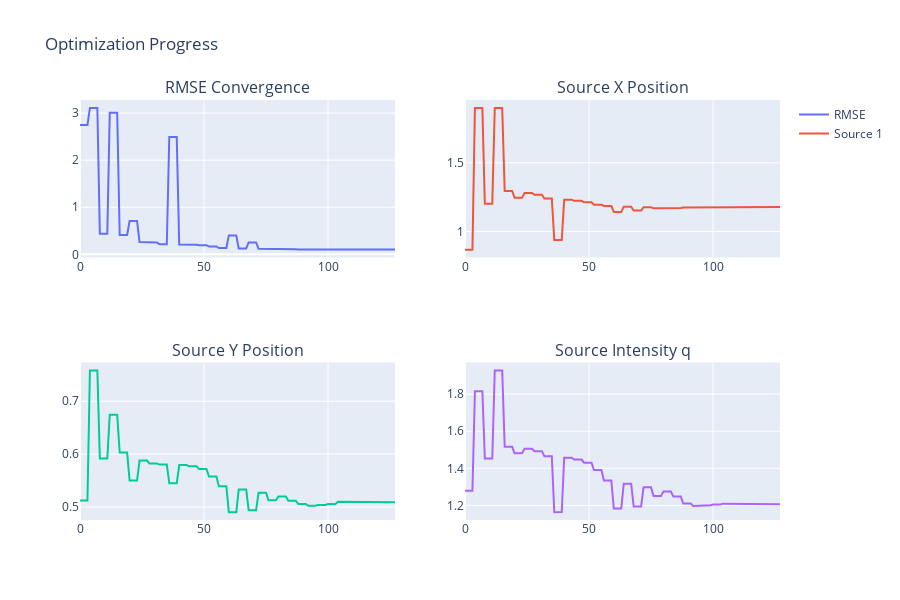

Notebook cell for this chart:
### Code cell
# Plot optimization path
history = optimizer.history
n_sources = sample['n_sources']

# Extract positions over iterations
iterations = list(range(len(history)))
rmse_values = [h['rmse'] for h in history]
x_values = [[h['params'][i*3] for h in history] for i in range(n_sources)]
y_values = [[h['params'][i*3+1] for h in history] for i in range(n_sources)]
q_values = [[h['params'][i*3+2] for h in history] for i in range(n_sources)]

# RMSE convergence
fig = make_subplots(
    rows=2, cols=2,
    subplot_titles=('RMSE Convergence', 'Source X Position', 'Source Y Position', 'Source Intensity q')
)

fig.add_trace(go.Scatter(x=iterations, y=rmse_values, mode='lines', name='RMSE'), row=1, col=1)

for i in range(n_sources):
    fig.add_trace(go.Scatter(x=iterations, y=x_values[i], mode='lines', name=f'Source {i+1}'), row=1, col=2)
    fig.add_trace(go.Scatter(x=iterations, y=y_values[i], mode='lines', name=f'Source {i+1}', showlegend=False), row=2, col=1)
    fig.add_trace(go.Scatter(x=iterations, y=q_values[i], mode='lines', name=f'Source {i+1}', showlegend=False), row=2, col=2)

fig.update_layout(height=600, title='Optimization Progress')
fig.show()
